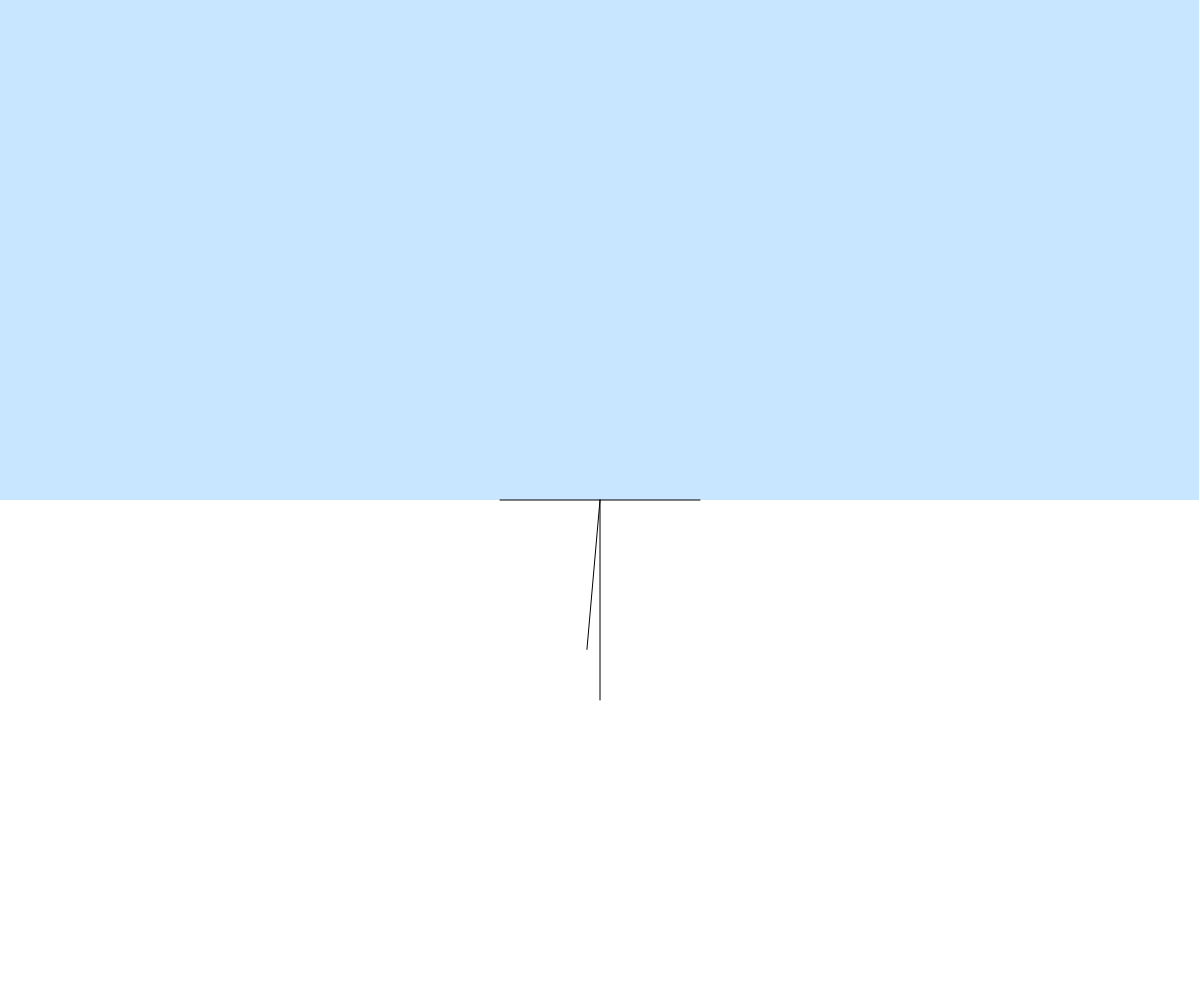
Frame 1 (no input)
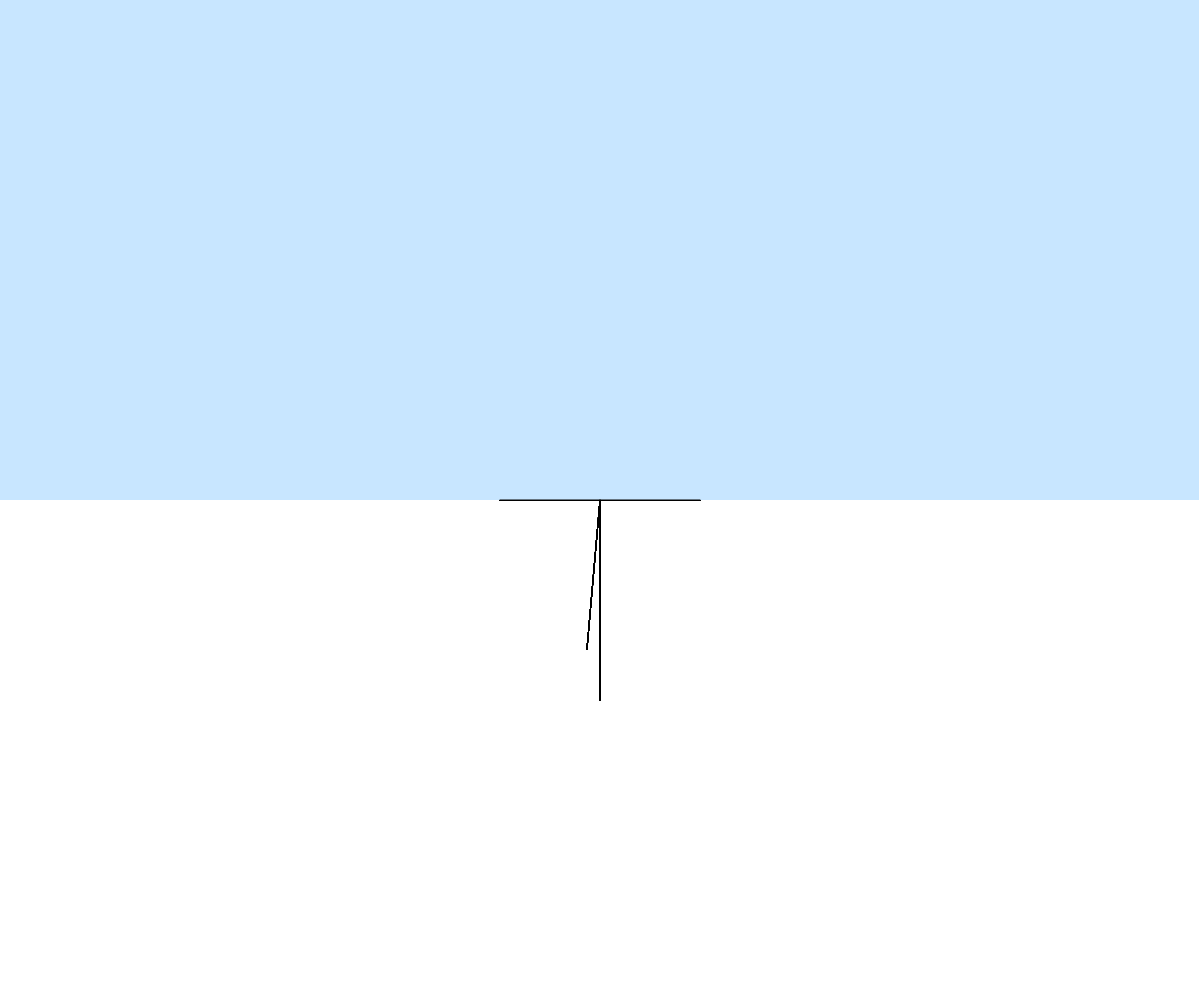
Frame 60 (no input)
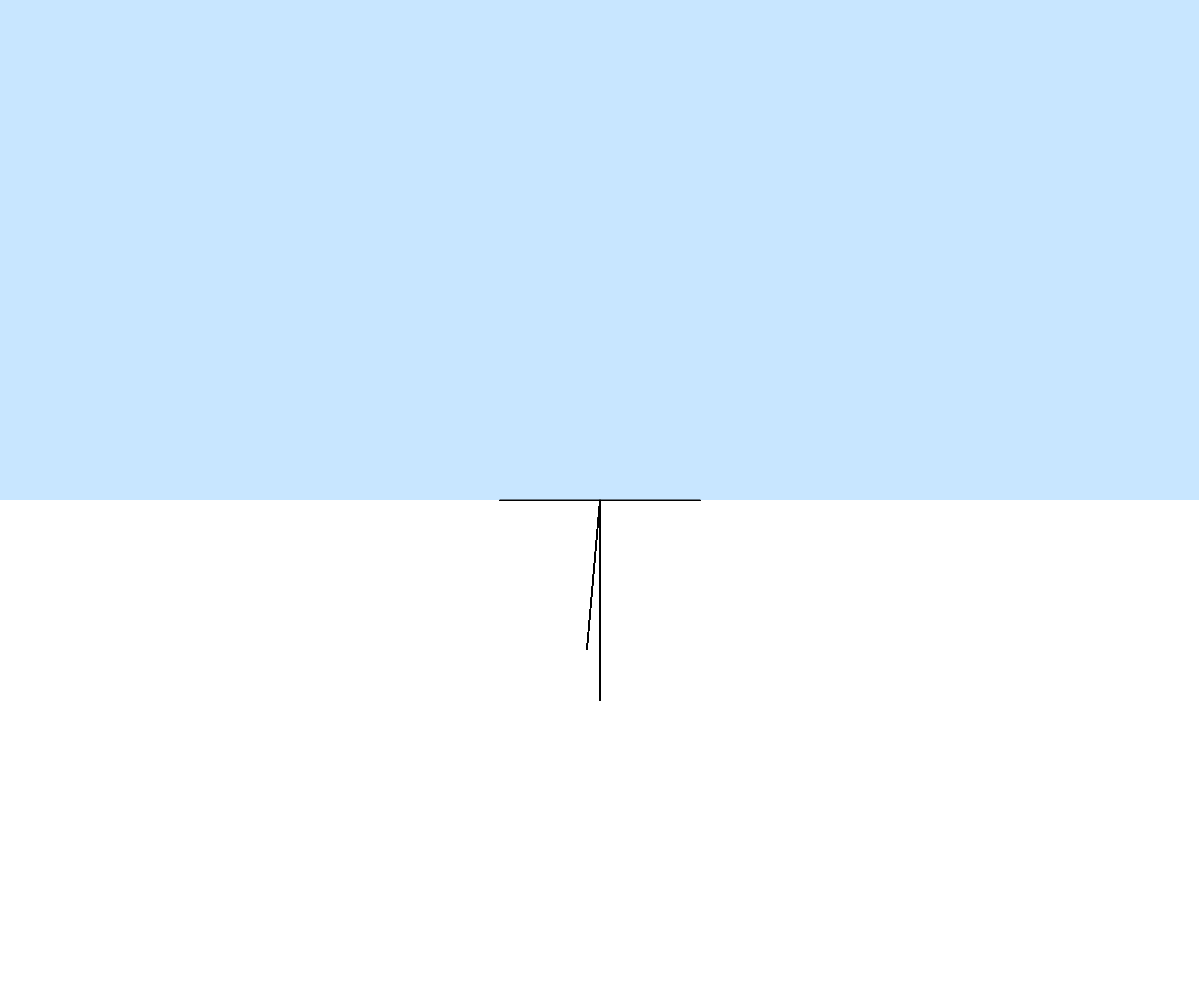
Frame 120 (the mouse pressed at the canvas centre since frame 60)

The p5.js sketch that drew these frames (run headless with seeded random() and noise() and a simulated clock; from frame 60 on, the mouse is pressed at the canvas centre):

// p5.js sketch
// ── sketch.js

var normal;
var surface;
var incident;

function setup() {
  createCanvas(windowWidth, windowHeight);
  normal = createVector(0, 200);
  incident = p5.Vector.fromAngle(radians(5) + PI/2);
  incident.setMag(150);
}

function draw() {
  noStroke();
  fill(200, 230, 255)

  translate(width/2, height/2);
  rect(-width/2, -height/2, width-1, height/2);
  //rotate(PI);
  stroke(1);
  line(-100, 0, 100, 0);
  line(0, 0, normal.x, normal.y);
  line(0, 0, incident.x, incident.y);
}
